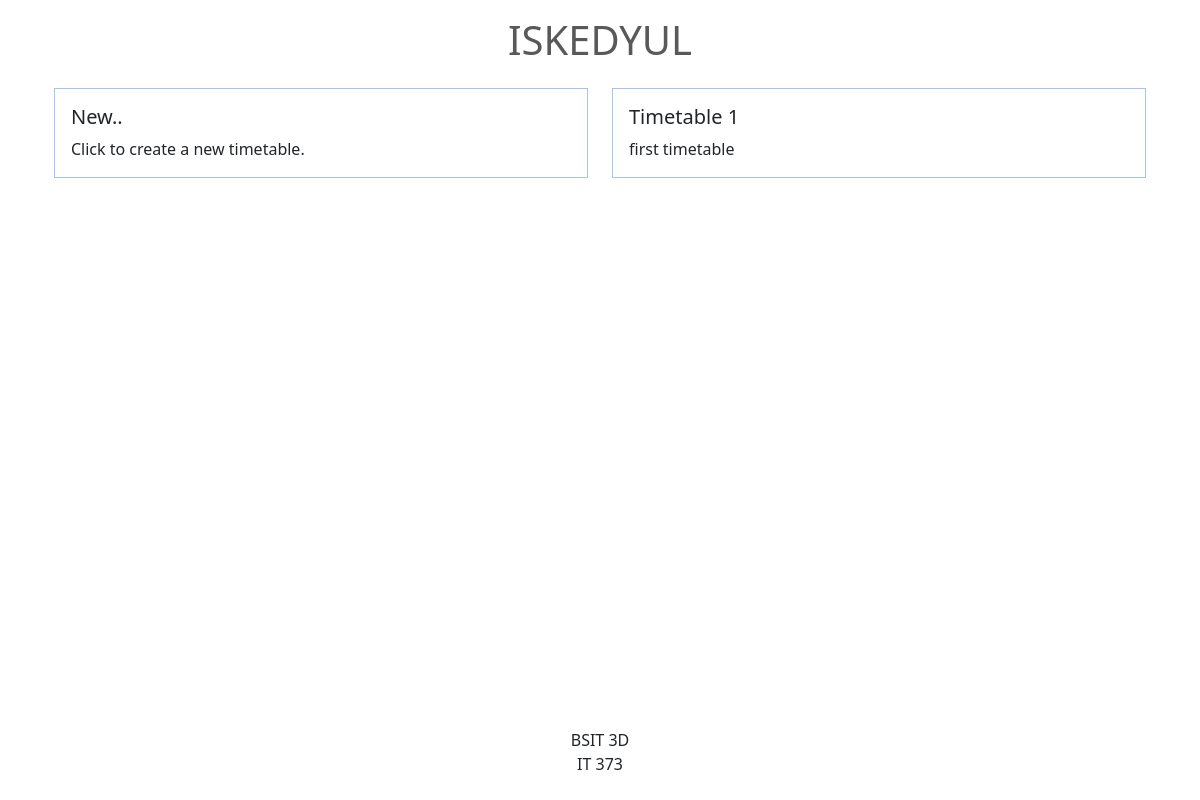
The app's page /, older data.
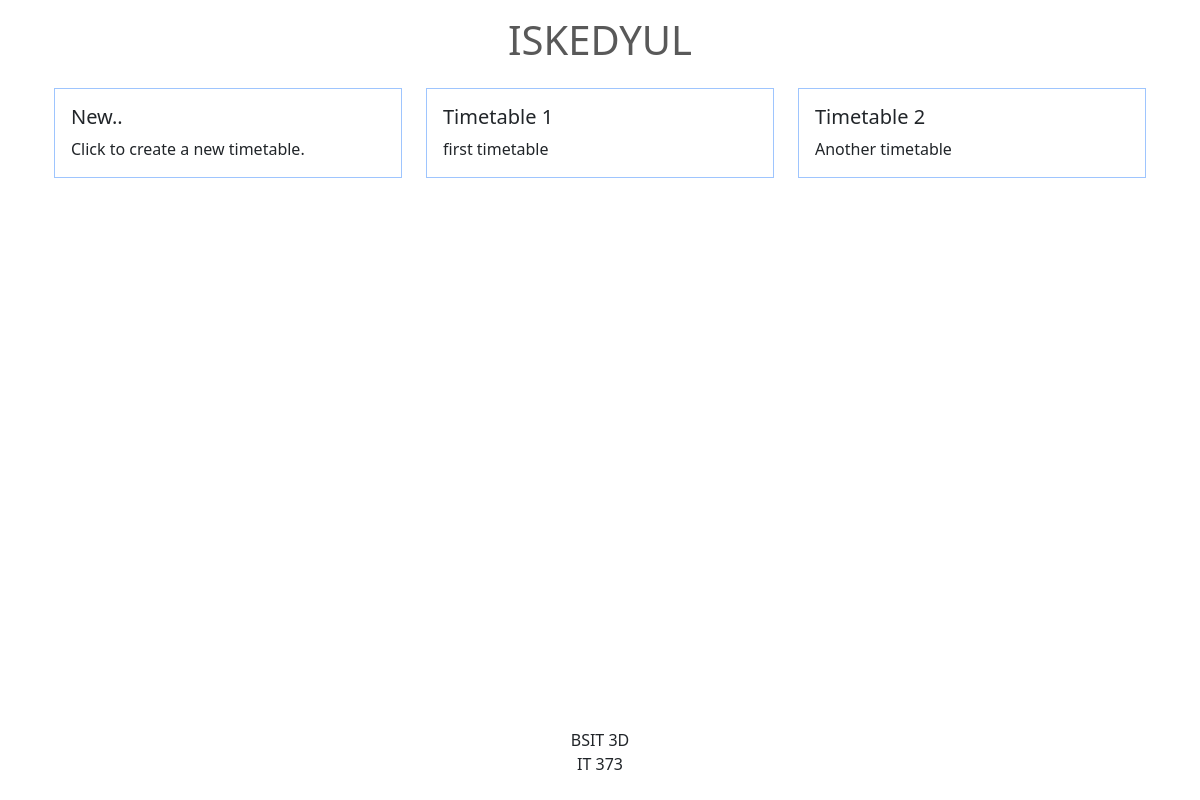
The same page, newer data.
### core/models.py (models this page shows, shortened)
class Timetable(models.Model):
    title = models.CharField(max_length=50)
    notes = models.CharField(default=None, max_length=240)
    interval = models.PositiveIntegerField(default=30, validators=[MinValueValidator(0), MaxValueValidator(59)])

### core/views.py (the view)
# urls.py: path("", views.TableListView.as_view(), name="table_list"),
class TableListView(ListView):
    model = Timetable
    template_name = "core/timetable_list.html"

### core/templates/core/timetable_list.html (shortened to what this page needs)
{% extends 'base.html' %}
{% block content %}
<div class="container justify-content-center">
    <div class="row g-4">
        <div class="col">
            <div class="card border-primary-subtle rounded-0 h-100">
                <div class="card-body">
                    <h5 class="card-title">New..</h5>
                    <p class="card-text">Click to create a new timetable.</p>
                </div>
            </div>
        </div>
        {% for timetable in object_list %}
        <div class="col">
            <div class="card border-primary-subtle rounded-0 h-100">
                <div class="card-body">
                    <h5 class="card-title">{{ timetable.title }}</h5>
                    <p class="card-text">{{ timetable.notes }}</p>
                </div>
            </div>
        </div>
    {% endfor %}
    </div>
</div>
{% endblock %}

### core/templates/base.html (shortened to what this page needs)
<!DOCTYPE html>
{% load static %}
<html lang="en">
    <head>
        {% load django_bootstrap5 %}
        {% bootstrap_css %}
    </head>
    <body class="d-flex flex-column vh-100">
        <header>
            <nav class="navbar">
                <div class="container-fluid justify-content-center">
                    <div>
                        <ul class="navbar-nav">
                            <li class="nav-item">
                                <a class="nav-link" href="{% url 'table_list' %}">
                                    <h1>ISKEDYUL</h1>
                                </a>
                            </li>
                        </ul>
                    </div>
                </div>
            </nav>
        </header>
        <main class="container flex-grow-1">
            {% block content %}{% endblock %}
        </main>
        <footer class="mt-auto footer text-center">
            <div class="p-4 height-auto">
                BSIT 3D<br>IT 373
            </div>
        </footer>
    </body>
</html>

Row changes from the older to the newer data that the page shows:
added Timetable: title "Timetable 2", notes "Another timetable"
